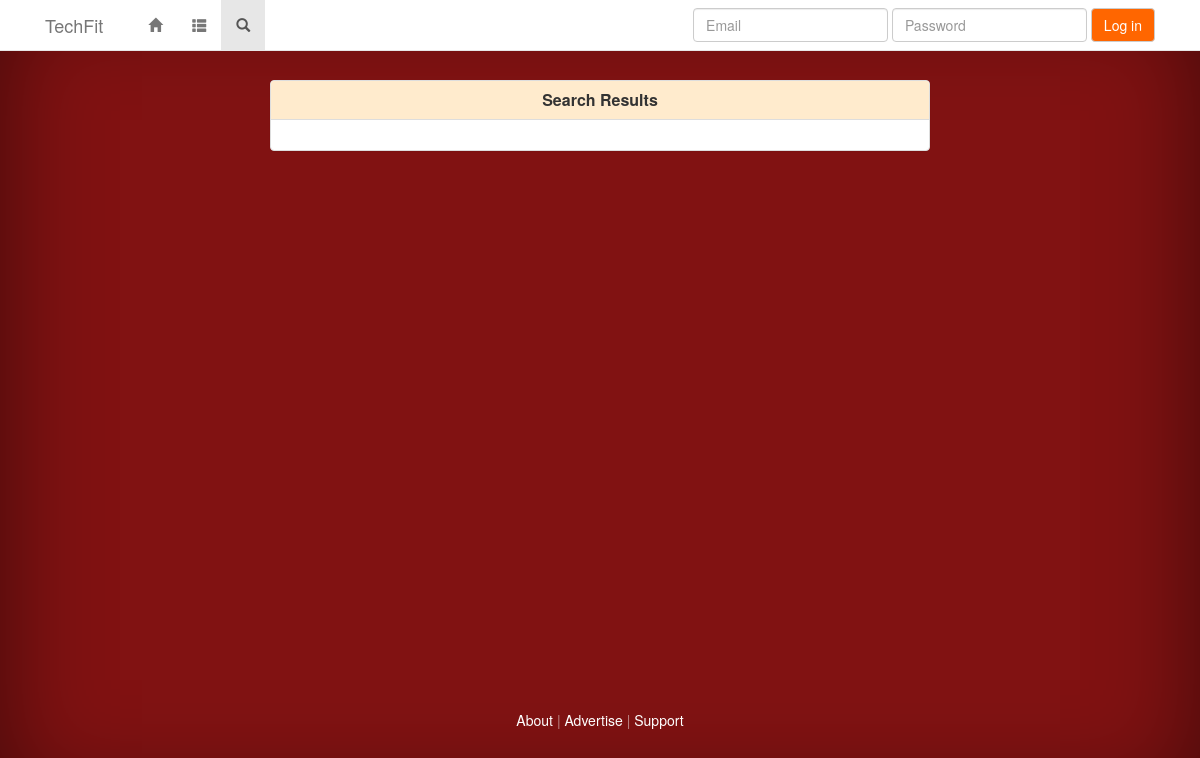
Before: /searchResults.php with the older database file.
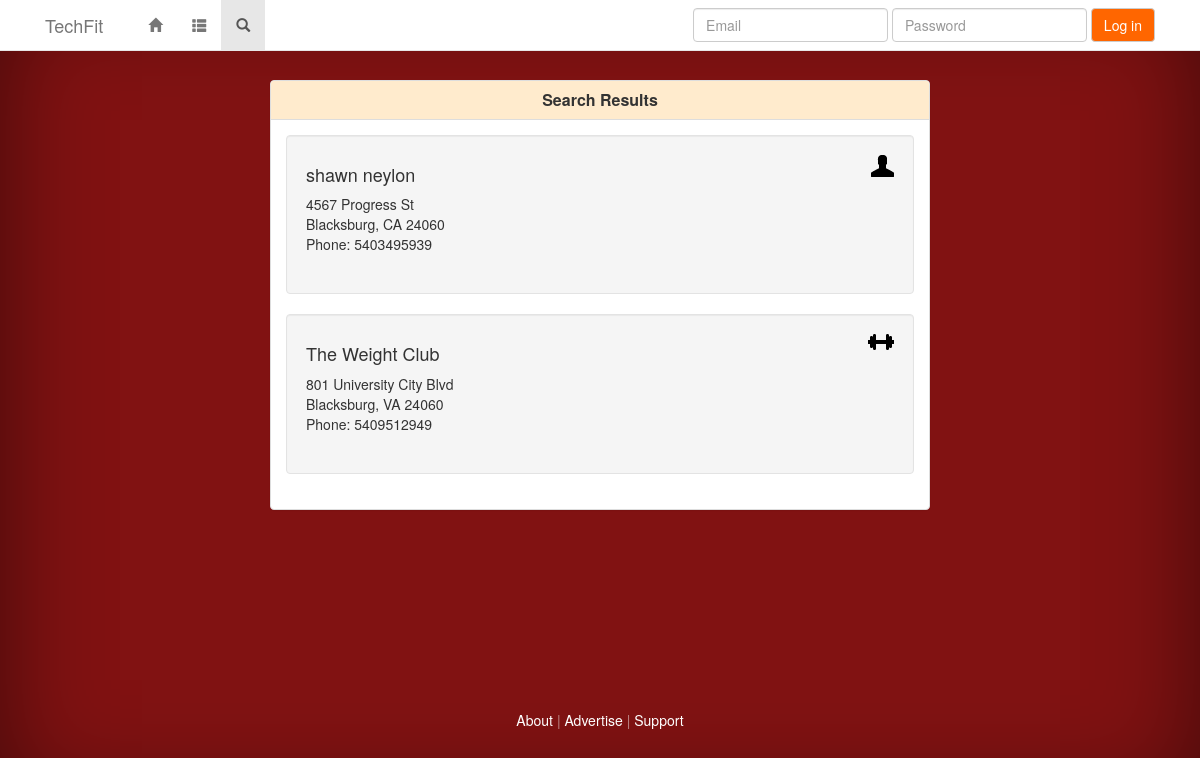
After: the same page with the newer database file.
### tables this page shows
CREATE TABLE IF NOT EXISTS `trainer` (
  `TrainerId` int(11) NOT NULL AUTO_INCREMENT,
  `ProviderId` int(11) NOT NULL,
  `FirstName` varchar(255) DEFAULT NULL,
  `LastName` varchar(255) DEFAULT NULL,
  `Gender` varchar(255) DEFAULT NULL,
  `Rate` decimal(19,4) DEFAULT '0.0000',
  `MembershipLevel` varchar(255) DEFAULT NULL,
  `ClassesOffered` tinyint(1) DEFAULT '0',
  `Specialities` set('Balance','Core','Endurance','Flexibility','Rehabilitation','Strength','Water Aerobics','Weight Loss') DEFAULT NULL,
  `DaysAvailability` set('Sunday','Monday','Tuesday','Wednesday','Thursday','Friday','Saturday') DEFAULT NULL,
  `HoursAvailability` varchar(255) DEFAULT NULL,
  `ProfilePictureUrl` varchar(255) DEFAULT NULL,
  `ProfileDescription` varchar(255) DEFAULT NULL,
  PRIMARY KEY (`TrainerId`),
  UNIQUE KEY `TrainerId` (`TrainerId`)
);

CREATE TABLE IF NOT EXISTS `provider` (
  `ProviderId` int(11) NOT NULL AUTO_INCREMENT,
  `Email` varchar(255) DEFAULT NULL,
  `Password` varchar(255) DEFAULT NULL,
  `Phone` varchar(255) DEFAULT NULL,
  `Address` varchar(255) DEFAULT NULL,
  `City` varchar(255) DEFAULT NULL,
  `State` varchar(255) DEFAULT NULL,
  `ZipCode` int(11) DEFAULT NULL,
  `ProviderType` varchar(255) NOT NULL,
  PRIMARY KEY (`ProviderId`),
  UNIQUE KEY `Email` (`Email`),
  KEY `ZipCode` (`ZipCode`)
);

CREATE TABLE IF NOT EXISTS `gym` (
  `GymId` int(11) NOT NULL AUTO_INCREMENT,
  `ProviderId` int(11) NOT NULL,
  `Name` varchar(255) DEFAULT NULL,
  `ContactFirstName` varchar(255) NOT NULL,
  `ContactLastName` varchar(255) NOT NULL,
  `Rate` decimal(19,4) DEFAULT '0.0000',
  `DaysOperation` set('Sunday','Monday','Tuesday','Wednesday','Thursday','Friday','Saturday') DEFAULT NULL,
  `HoursOperation` varchar(255) DEFAULT NULL,
  `Amenities` set('Tanning','Pool','Basketball Court','Sauna','Track') DEFAULT NULL,
  `ClassesOffered` tinyint(1) DEFAULT '0',
  `MembershipLevel` varchar(255) DEFAULT NULL,
  `ProfilePictureUrl` varchar(255) DEFAULT NULL,
  `ProfileDescription` varchar(255) DEFAULT NULL,
  PRIMARY KEY (`GymId`),
  UNIQUE KEY `GymId` (`GymId`)
);

### searchResults.php (the view, shortened to what this page needs)
<html>
<head>
    <link href="bootstrap-3.3.2-dist/css/bootstrap.min.css" rel="stylesheet">
	<link rel="stylesheet" type="text/css" href="css/style.css">
</head>
<body>
	<div class="site-wrapper">
        <div class="site-wrapper-inner-listings">
            <div class="cover-container">
            <?
				include('templates/navMenuUser.php');
			?>
				<div class="inner cover">
					<div>
						<div class="panel panel-default">
							<div class="panel-heading">
								<h2 class="panel-title"><strong>Search Results</strong></h2>
							</div>
							<?
								try {
									$trainersSql1 = "select * from Provider inner join Trainer on Provider.ProviderId = Trainer.ProviderId where MembershipLevel='Platinum'";
									$rsTrainers1 = mysqli_query($db, $trainersSql1);
									mysqli_data_seek($rsTrainers1, 0);
									$gymsSql1 = "select * from Provider inner join Gym on Provider.ProviderId = Gym.ProviderId where MembershipLevel='Platinum'";
									$rsGyms1 = mysqli_query($db, $gymsSql1);
									mysqli_data_seek($rsGyms1, 0);
								}catch(Exception $e) {
									header('Location: errorPage.php?msg=' . $e->getMessage() . '&line=' . $e->getLine());
									exit;
								}
							?>
							<?
								function renderTrainerListing($row) {
									$trainerName = $row['FirstName'] . " " . $row['LastName'];
									$trainerAddress = $row['Address'];
									$trainerCity = $row['City'];
									$trainerState = $row['State'];
									$trainerZipCode = $row['ZipCode'];
									$trainerPhone = $row['Phone'];
							?>
									<div class="well">
										<span class="well-listings-icons">
											<span><img src="bootstrap-3.3.2-dist/glyphicons_free/glyphicons/png/glyphicons-4-user.png"></img></span>
										</span>
										<span class="well-listings-text">
											<h4><? print $trainerName ?></h4>
											<address>
												  <? print $trainerAddress ?><br>
												  <? print $trainerCity ?>, <? print $trainerState ?> <? print $trainerZipCode?><br>
												  Phone: <? print $trainerPhone ?>
											</address>
										</span>
									</div>
							<?
								}
							?>
							<?
								function renderGymListing($row) {
									$gymName = $row['Name'];
									$gymAddress = $row['Address'];
									$gymCity = $row['City'];
									$gymState = $row['State'];
									$gymZipCode = $row['ZipCode'];
									$gymPhone = $row['Phone'];
							?>
									<div class="well">
										<span class="well-listings-icons">
											<span><img src="bootstrap-3.3.2-dist/glyphicons_free/glyphicons/png/glyphicons-357-dumbbell.png"></img></span>
										</span>
										<span class="well-listings-text">
											<h4><? print $gymName ?></h4>
											<address>
												  <? print $gymAddress ?><br>
												  <? print $gymCity ?>, <? print $gymState ?> <? print $gymZipCode?><br>
												  Phone: <? print $gymPhone ?>
											</address>
										</span>
									</div>
							<?
								}
							?>
							<div class="panel-body">
								<?
									while($row = mysqli_fetch_array($rsTrainers1, MYSQLI_ASSOC)) {
										renderTrainerListing($row);
									}
									while($row = mysqli_fetch_array($rsGyms1, MYSQLI_ASSOC)) {
										renderGymListing($row);
									}
								?>
							</div>
						</div>
					</div>
				</div>
				<?
					include('templates/footer.php');
				?>
			</div>
		</div>
    </div>
</body>
</html>

### templates/navMenuUser.php (shortened to what this page needs)
<div class="masthead clearfix">
	<div class="inner">
        <nav class="navbar navbar-default navbar-fixed-top navbar-background-color">
            <div class="container-fluid custom-page-width">
			    <div class="navbar-header">
			        <a class="navbar-brand" href="index.php">TechFit</a>
			    </div>
			    <div class="collapse navbar-collapse" id="bs-example-navbar-collapse-1">
                    <ul class="nav navbar-nav navbar-left" id="nav-pills-format">
                        <?
                            if (!empty($_SESSION["account_route"])) {
                        ?>
		                        <li <?=echoActiveClassIfRequestMatches($_SESSION["account_route"])?>><a href="<? print $_SESSION["account_route"] ?>" name="profile"><span class="glyphicon glyphicon-home"></span></a></li>
				        <?
				            }else {
				        ?>
				                <li <?=echoActiveClassIfRequestMatches("index")?>><a href="index.php" name="index"><span class="glyphicon glyphicon-home"></span></a></li>
				        <?
				            }
				        ?>
						        <li <?=echoActiveClassIfRequestMatches("listings")?>><a href="listings.php"><span name="Listings" class="glyphicon glyphicon-th-list"></span></a></li>
						        <li <?=echoActiveClassIfRequestMatches("search")?>><a href="search.php"><span name="Search" class="glyphicon glyphicon-search"></span></a></li>
                    </ul>
                    <?
						if (isset($_REQUEST["loginSubmit"])) {
							loginToUserOrProviderAccount();
						}else {
	                        if (empty($_SESSION["account_record"])) {
                    ?>
			                    <form class="navbar-form navbar-right" role="login">
							        <div class="form-group">
							          <input type="email" class="form-control" id="userExistingEmail" name="loginEmail" placeholder="Email">
							          <input type="password" class="form-control" id="userExistingPassword" name="loginPassword" placeholder="Password">
							        </div>
							        <button type="submit" name="loginSubmit" class="btn btn-default">Log in</button>
						        </form>
			        <?
			                }
			            }
			        ?>
                </div>
            </div>
        </nav>
    </div>
</div>
<?
	function echoActiveClassIfRequestMatches($requestUri)
	{
	    $current_file_name = basename($_SERVER["REQUEST_URI"], ".php");
		$requestUriLength = strlen($requestUri);
	    if ($current_file_name == $requestUri) {
	        echo 'class="active"';
		}
		else if (substr($current_file_name, 0, $requestUriLength) == $requestUri) {
			echo 'class="active"';
		}
	}
?>

### templates/footer.php
<div class="mastfoot">
	<div class="inner">
		<a href="#">About</a>
		<text> | </text>
		<a href="#">Advertise</a>
		<text> | </text>
		<a href="#">Support</a>
    </div>
</div>

### css/style.css (style rules this page uses)
.well-listings-text { text-align: left; }
.well-listings-icons { float: right; }
.custom-page-width { width: 95%; }
.navbar-background-color { background-color: white; }
#nav-pills-format { float: right; margin-left: 15px; }
a, a:focus, a:hover { color: #fff; }
.btn-default, .btn-default:focus { color: #fff; text-shadow: none; background-color: #ff6600; }
html, body { height: 100%; background-color: #811212; }
body { color: #333; text-align: center; }
.site-wrapper { display: table; width: 100%; height: 100%; min-height: 100%; -webkit-box-shadow: inset 0 0 100px rgba(0,0,0,.5); box-shadow: inset 0 0 100px rgba(0,0,0,.5); }
.cover-container { margin-right: auto; margin-left: auto; }
.inner { padding: 30px; }
.cover { padding: 0 20px; min-height: 600px; }
.mastfoot { color: #999; color: rgba(255,255,255,.5); }
@media (min-width: 768px) { .masthead { top: 0; padding-bottom: 20px; } }
@media (min-width: 768px) { .mastfoot { bottom: 0; } }
@media (min-width: 768px) { .site-wrapper-inner-listings { vertical-align: top; } }
@media (min-width: 768px) { .masthead, .mastfoot, .cover-container { width: 100%; } }
@media (min-width: 992px) { .masthead, .mastfoot, .cover-container { width: 700px; } }

Changed rows visible on the page:
added trainer: trainerName "shawn neylon", ProviderId.Address "4567 Progress St", ProviderId.City "Blacksburg", ProviderId.State "CA", ProviderId.ZipCode "24060", ProviderId.Phone "5403495939"
now on this page (row unchanged): gym: Name "The Weight Club", ProviderId.Address "801 University City Blvd", ProviderId.City "Blacksburg", ProviderId.State "VA", ProviderId.ZipCode "24060", ProviderId.Phone "5409512949"
